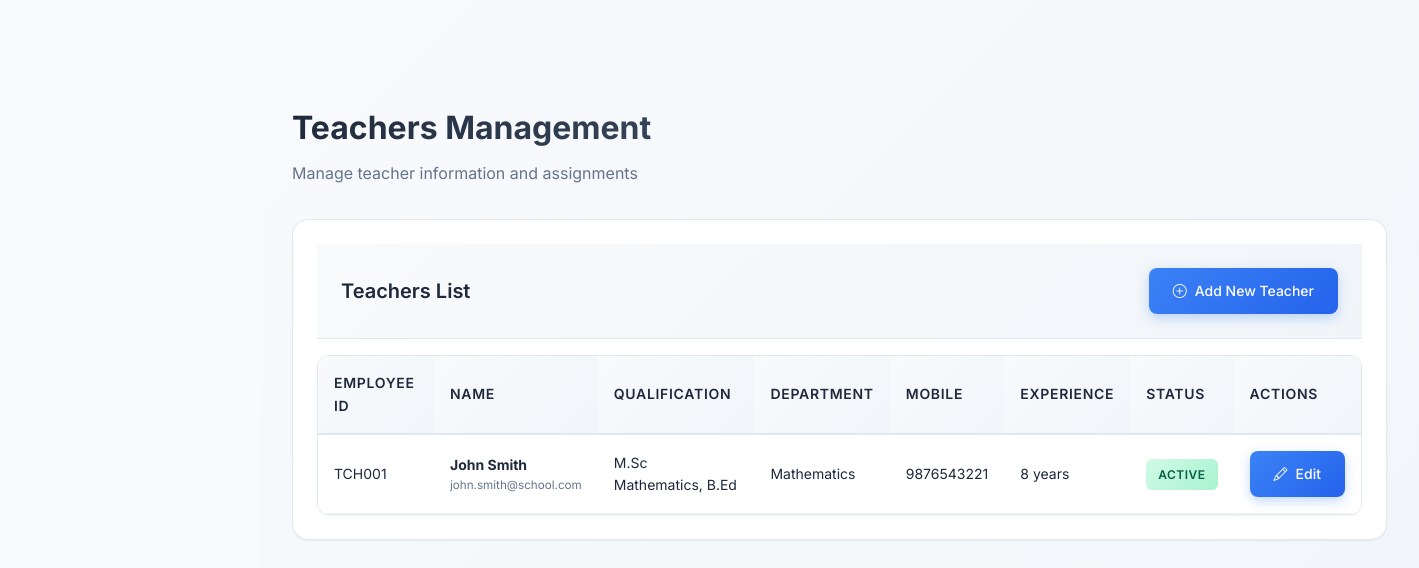
The app's page /school_management_system/admin/teachers.php (signed in) with its own data.
### tables this page shows
CREATE TABLE teachers (
    id INT PRIMARY KEY AUTO_INCREMENT,
    user_id INT,
    employee_id VARCHAR(50) UNIQUE NOT NULL,
    first_name VARCHAR(50) NOT NULL,
    last_name VARCHAR(50) NOT NULL,
    qualification VARCHAR(255),
    experience_years INT DEFAULT 0,
    mobile_no VARCHAR(15),
    emergency_contact VARCHAR(15),
    address TEXT,
    department VARCHAR(100),
    joining_date DATE,
    salary DECIMAL(10,2),
    photo VARCHAR(255),
    is_active BOOLEAN DEFAULT TRUE,
    created_at TIMESTAMP DEFAULT CURRENT_TIMESTAMP,
    updated_at TIMESTAMP DEFAULT CURRENT_TIMESTAMP ON UPDATE CURRENT_TIMESTAMP,
    FOREIGN KEY (user_id) REFERENCES users(id) ON DELETE SET NULL
);

CREATE TABLE users (
    id INT PRIMARY KEY AUTO_INCREMENT,
    username VARCHAR(50) UNIQUE NOT NULL,
    password VARCHAR(255) NOT NULL,
    role ENUM('admin', 'teacher', 'cashier', 'student') NOT NULL,
    email VARCHAR(100),
    full_name VARCHAR(100) NOT NULL,
    is_active TINYINT DEFAULT 1,
    created_at TIMESTAMP DEFAULT CURRENT_TIMESTAMP,
    updated_at TIMESTAMP DEFAULT CURRENT_TIMESTAMP ON UPDATE CURRENT_TIMESTAMP
);

### school_management_system/admin/teachers.php (the view, shortened to what this page needs)
<?php
require_once '../config/database.php';
$stmt = $pdo->prepare("
    SELECT t.*, u.username, u.email, u.is_active
    FROM teachers t
    LEFT JOIN users u ON t.user_id = u.id
    ORDER BY t.first_name, t.last_name
");
$stmt->execute();
$teachers = $stmt->fetchAll();
?>
<!DOCTYPE html>
<html lang="en">
<head>
    <link rel="stylesheet" href="../assets/css/style.css">
    <link rel="stylesheet" href="../assets/css/modern-ui.css">
    <link rel="stylesheet" href="https://cdn.jsdelivr.net/npm/bootstrap-icons@1.11.0/font/bootstrap-icons.css">
</head>
<body>
    <div class="wrapper">
        <div class="main-content">
            <div class="content-wrapper">
                <div class="page-header">
                    <h1 class="page-title">Teachers Management</h1>
                    <p class="page-subtitle">Manage teacher information and assignments</p>
                </div>
                <div class="card">
                    <div class="card-header">
                        <h3 class="card-title">Teachers List</h3>
                        <a href="?action=add" class="btn btn-primary">
                            <i class="bi bi-plus-circle me-2"></i>Add New Teacher
                        </a>
                    </div>
                    <div class="table-container">
                        <table class="table">
                            <thead>
                                <tr>
                                    <th>Employee ID</th>
                                    <th>Name</th>
                                    <th>Qualification</th>
                                    <th>Department</th>
                                    <th>Mobile</th>
                                    <th>Experience</th>
                                    <th>Status</th>
                                    <th>Actions</th>
                                </tr>
                            </thead>
                            <tbody>
                                <?php if (empty($teachers)): ?>
                                    <tr>
                                        <td colspan="8" class="text-center">No teachers found.</td>
                                    </tr>
                                <?php else: ?>
                                    <?php foreach ($teachers as $teacher): ?>
                                        <tr>
                                            <td><?php echo htmlspecialchars($teacher['employee_id']); ?></td>
                                            <td>
                                                <strong><?php echo htmlspecialchars($teacher['first_name'] . ' ' . $teacher['last_name']); ?></strong>
                                                <?php if ($teacher['email']): ?>
                                                    <small class="d-block text-muted"><?php echo htmlspecialchars($teacher['email']); ?></small>
                                                <?php endif; ?>
                                            </td>
                                            <td><?php echo htmlspecialchars($teacher['qualification'] ?? 'N/A'); ?></td>
                                            <td><?php echo htmlspecialchars($teacher['department'] ?? 'N/A'); ?></td>
                                            <td><?php echo htmlspecialchars($teacher['mobile_no'] ?? 'N/A'); ?></td>
                                            <td><?php echo htmlspecialchars($teacher['experience_years']) . ' years'; ?></td>
                                            <td>
                                                <?php if ($teacher['is_active']): ?>
                                                    <span class="badge badge-success">Active</span>
                                                <?php else: ?>
                                                    <span class="badge badge-danger">Inactive</span>
                                                <?php endif; ?>
                                            </td>
                                            <td>
                                                <a href="?action=edit&id=<?php echo $teacher['id']; ?>" class="btn btn-primary btn-sm">
                                                    <i class="bi bi-pencil"></i>Edit
                                                </a>
                                            </td>
                                        </tr>
                                    <?php endforeach; ?>
                                <?php endif; ?>
                            </tbody>
                        </table>
                    </div>
                </div>
            </div>
        </div>
    </div>
</body>
</html>

### school_management_system/assets/css/style.css (style rules this page uses)
:root { --primary-color: #3b82f6; --primary-dark: #1d4ed8; --secondary-color: #64748b; --success-color: #10b981; --warning-color: #f59e0b; --danger-color: #ef4444; --light-color: #f8fafc; --dark-color: #1e293b; --border-color: #e2e8f0; --text-primary: #1e293b; --text-secondary: #64748b; --sidebar-width: 280px; --header-height: 70px; --border-radius: 8px; --shadow-sm: 0 1px 2px 0 rgba(0, 0, 0, 0.05); --shadow-md: 0 4px 6px -1px rgba(0, 0, 0, 0.1), 0 2px 4px -1px rgba(0, 0, 0, 0.06); --shadow-lg: 0 10px 15px -3px rgba(0, 0, 0, 0.1), 0 4px 6px -2px rgba(0, 0, 0, 0.05); }
* { margin: 0; padding: 0; box-sizing: border-box; }
body { font-family: 'Inter', sans-serif; background-color: var(--light-color); color: var(--text-primary); line-height: 1.6; font-size: 14px; }
.wrapper { display: flex; width: 100%; align-items: stretch; }
.main-content { flex: 1; margin-left: 280px; padding-top: var(--header-height); min-height: 100vh; }
.content-wrapper { padding: 2rem; }
.page-header { margin-bottom: 2rem; }
.page-title { font-size: 2rem; font-weight: 600; color: var(--text-primary); margin-bottom: 0.5rem; }
.page-subtitle { color: var(--text-secondary); margin-bottom: 0; }
.page-title { font-size: 1.875rem; font-weight: 700; color: var(--text-primary); margin-bottom: 0.5rem; }
.page-subtitle { color: var(--text-secondary); font-size: 1rem; }
.btn { display: inline-flex; align-items: center; gap: 0.5rem; padding: 0.75rem 1.5rem; border: none; border-radius: var(--border-radius); font-size: 0.9rem; font-weight: 500; text-decoration: none; cursor: pointer; transition: all 0.3s ease; text-align: center; }
.btn-primary { background: var(--primary-color); color: white; }
.table-container { background: white; border-radius: var(--border-radius); overflow: hidden; box-shadow: var(--shadow-sm); border: 1px solid var(--border-color); }
.table { width: 100%; border-collapse: collapse; }
.table th, .table td { padding: 1rem; text-align: left; border-bottom: 1px solid var(--border-color); }
.table th { background: var(--light-color); font-weight: 600; color: var(--text-primary); font-size: 0.875rem; text-transform: uppercase; letter-spacing: 0.05em; }
.card { background: white; border-radius: var(--border-radius); padding: 1.5rem; box-shadow: var(--shadow-sm); border: 1px solid var(--border-color); margin-bottom: 1.5rem; }
.card-header { display: flex; justify-content: space-between; align-items: center; margin-bottom: 1rem; padding-bottom: 1rem; border-bottom: 1px solid var(--border-color); }
.card-title { font-size: 1.25rem; font-weight: 600; color: var(--text-primary); }
.badge { display: inline-block; padding: 0.25rem 0.75rem; border-radius: 1rem; font-size: 0.75rem; font-weight: 500; text-transform: uppercase; letter-spacing: 0.05em; }
.badge-success { background: rgba(16, 185, 129, 0.1); color: var(--success-color); }
.text-muted { color: var(--text-secondary) !important; }
.btn-sm { padding: 0.375rem 0.75rem; font-size: 0.825rem; }
.d-block { display: block; }

### records on screen
teachers: employee "TCH001", first_name+last_name "John Smith", user.email "john.smith@school.com", qualification "M.Sc Mathematics, B.Ed", department "Mathematics", mobile_no "9876543221", experience_years "8"
